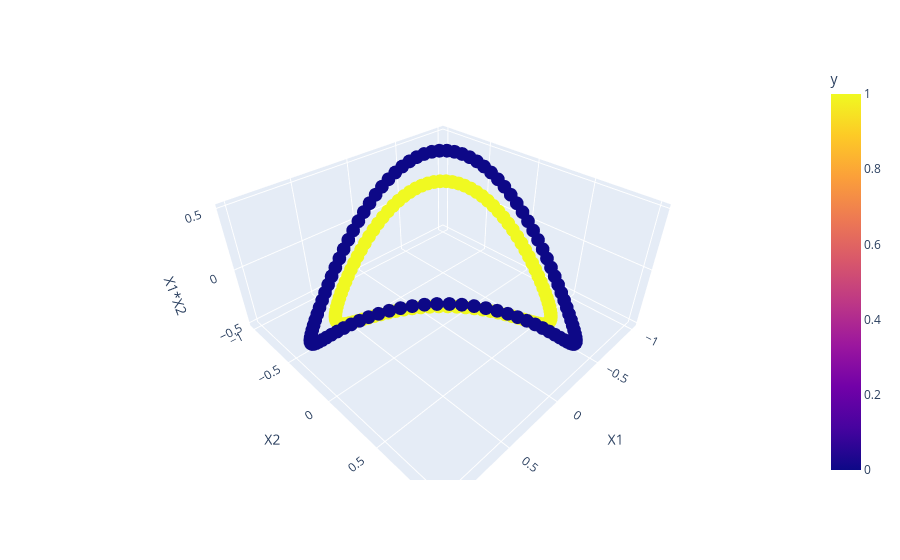

The cell this chart's notebook holds for it:
### Code cell
import plotly.express as px

fig = px.scatter_3d(df, x="X1", y="X2", z="X1*X2", color="y")
fig.show()

### Figure 1 — Plotly figure (JSON) as saved in the notebook; plotly's stock layout.template omitted (floating-point values rounded to 4 significant figures; data arrays with more than 128 entries replaced by an {"elided": "..."} marker saying what was removed)
{"data": [{"hovertemplate": "X1=%{x}<br>X2=%{y}<br>X1*X2=%{z}<br>y=%{marker.color}<extra></extra>", "legendgroup": "", "marker": {"color": {"elided": "200 int values"}, "coloraxis": "coloraxis", "symbol": "circle"}, "mode": "markers", "name": "", "scene": "scene", "showlegend": false, "type": "scatter3d", "x": {"elided": "200 float values"}, "y": {"elided": "200 float values"}, "z": {"elided": "200 float values"}}], "layout": {"coloraxis": {"colorbar": {"title": {"text": "y"}}, "colorscale": [[0, "#0d0887"], [0.1111, "#46039f"], [0.2222, "#7201a8"], [0.3333, "#9c179e"], [0.4444, "#bd3786"], [0.5556, "#d8576b"], [0.6667, "#ed7953"], [0.7778, "#fb9f3a"], [0.8889, "#fdca26"], [1, "#f0f921"]]}, "legend": {"tracegroupgap": 0}, "margin": {"t": 60}, "scene": {"domain": {"x": [0, 1], "y": [0, 1]}, "xaxis": {"title": {"text": "X1"}}, "yaxis": {"title": {"text": "X2"}}, "zaxis": {"title": {"text": "X1*X2"}}}}}
